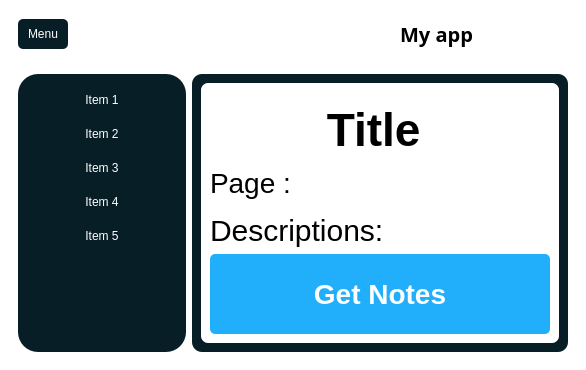
<?xml version="1.0" encoding="UTF-8"?>
<ui version="4.0">
 <class>MainWindow</class>
 <widget class="QMainWindow" name="MainWindow">
  <property name="geometry">
   <rect>
    <x>0</x>
    <y>0</y>
    <width>586</width>
    <height>370</height>
   </rect>
  </property>
  <property name="windowTitle">
   <string>MainWindow</string>
  </property>
  <property name="styleSheet">
   <string notr="true"/>
  </property>
  <widget class="QWidget" name="centralwidget">
   <property name="styleSheet">
    <string notr="true">* {
  border: none;
  background-color: transparent;
  color: #FFF; /* Specify a default color */
}

#centralwidget {
  background-color: white
;
}

#side_menu {
  background-color: #071e26;
  border-radius: 20px;
}

QPushButton {
  padding: 10px;
  background-color: #071e26;
  border-radius: 5px;
}

#main_body {
  background-color: #071e26;
  border-radius: 10px;
}
</string>
   </property>
   <layout class="QVBoxLayout" name="verticalLayout">
    <item alignment="Qt::AlignTop">
     <widget class="QFrame" name="header">
      <property name="minimumSize">
       <size>
        <width>0</width>
        <height>50</height>
       </size>
      </property>
      <property name="frameShape">
       <enum>QFrame::StyledPanel</enum>
      </property>
      <property name="frameShadow">
       <enum>QFrame::Raised</enum>
      </property>
      <layout class="QHBoxLayout" name="horizontalLayout_2">
       <property name="leftMargin">
        <number>0</number>
       </property>
       <property name="topMargin">
        <number>0</number>
       </property>
       <property name="rightMargin">
        <number>0</number>
       </property>
       <property name="bottomMargin">
        <number>0</number>
       </property>
       <item alignment="Qt::AlignLeft">
        <widget class="QFrame" name="frame">
         <property name="frameShape">
          <enum>QFrame::StyledPanel</enum>
         </property>
         <property name="frameShadow">
          <enum>QFrame::Raised</enum>
         </property>
         <layout class="QHBoxLayout" name="horizontalLayout_3">
          <item>
           <widget class="QPushButton" name="pushButton">
            <property name="minimumSize">
             <size>
              <width>0</width>
              <height>30</height>
             </size>
            </property>
            <property name="maximumSize">
             <size>
              <width>16777215</width>
              <height>30</height>
             </size>
            </property>
            <property name="text">
             <string>Menu</string>
            </property>
            <property name="icon">
             <iconset resource="icons.qrc">
              <normaloff>:/icons/icons_folder/align-justify.svg</normaloff>:/icons/icons_folder/align-justify.svg</iconset>
            </property>
            <property name="iconSize">
             <size>
              <width>24</width>
              <height>24</height>
             </size>
            </property>
           </widget>
          </item>
         </layout>
        </widget>
       </item>
       <item>
        <widget class="QFrame" name="frame_3">
         <property name="frameShape">
          <enum>QFrame::StyledPanel</enum>
         </property>
         <property name="frameShadow">
          <enum>QFrame::Raised</enum>
         </property>
         <layout class="QVBoxLayout" name="verticalLayout_4">
          <item>
           <widget class="QLabel" name="label">
            <property name="font">
             <font>
              <family>Arial Black</family>
              <pointsize>15</pointsize>
              <weight>75</weight>
              <italic>false</italic>
              <bold>true</bold>
              <strikeout>false</strikeout>
             </font>
            </property>
            <property name="styleSheet">
             <string notr="true">color: black;</string>
            </property>
            <property name="text">
             <string>My app</string>
            </property>
            <property name="alignment">
             <set>Qt::AlignCenter</set>
            </property>
           </widget>
          </item>
         </layout>
        </widget>
       </item>
      </layout>
     </widget>
    </item>
    <item>
     <widget class="QFrame" name="frame_2">
      <property name="sizePolicy">
       <sizepolicy hsizetype="Preferred" vsizetype="Expanding">
        <horstretch>0</horstretch>
        <verstretch>0</verstretch>
       </sizepolicy>
      </property>
      <property name="frameShape">
       <enum>QFrame::StyledPanel</enum>
      </property>
      <property name="frameShadow">
       <enum>QFrame::Raised</enum>
      </property>
      <layout class="QHBoxLayout" name="horizontalLayout">
       <item>
        <widget class="QWidget" name="side_menu" native="true">
         <layout class="QVBoxLayout" name="verticalLayout_2">
          <item alignment="Qt::AlignTop">
           <widget class="QFrame" name="frame_4">
            <property name="minimumSize">
             <size>
              <width>150</width>
              <height>0</height>
             </size>
            </property>
            <property name="maximumSize">
             <size>
              <width>150</width>
              <height>16777215</height>
             </size>
            </property>
            <property name="frameShape">
             <enum>QFrame::StyledPanel</enum>
            </property>
            <property name="frameShadow">
             <enum>QFrame::Raised</enum>
            </property>
            <layout class="QVBoxLayout" name="verticalLayout_3">
             <property name="spacing">
              <number>0</number>
             </property>
             <property name="leftMargin">
              <number>0</number>
             </property>
             <property name="topMargin">
              <number>0</number>
             </property>
             <property name="rightMargin">
              <number>0</number>
             </property>
             <property name="bottomMargin">
              <number>0</number>
             </property>
             <item>
              <widget class="QPushButton" name="pushButton_2">
               <property name="styleSheet">
                <string notr="true"/>
               </property>
               <property name="text">
                <string>Item 1</string>
               </property>
               <property name="icon">
                <iconset>
                 <normaloff>:/icons/New folder/airplay.svg</normaloff>:/icons/New folder/airplay.svg</iconset>
               </property>
              </widget>
             </item>
             <item>
              <widget class="QPushButton" name="pushButton_3">
               <property name="text">
                <string>Item 2</string>
               </property>
               <property name="icon">
                <iconset>
                 <normaloff>:/icons/New folder/award.svg</normaloff>:/icons/New folder/award.svg</iconset>
               </property>
              </widget>
             </item>
             <item>
              <widget class="QPushButton" name="pushButton_4">
               <property name="text">
                <string>Item 3</string>
               </property>
               <property name="icon">
                <iconset>
                 <normaloff>:/icons/New folder/coffee.svg</normaloff>:/icons/New folder/coffee.svg</iconset>
               </property>
              </widget>
             </item>
             <item>
              <widget class="QPushButton" name="pushButton_5">
               <property name="text">
                <string>Item 4</string>
               </property>
               <property name="icon">
                <iconset>
                 <normaloff>:/icons/New folder/music.svg</normaloff>:/icons/New folder/music.svg</iconset>
               </property>
              </widget>
             </item>
             <item>
              <widget class="QPushButton" name="pushButton_6">
               <property name="text">
                <string>Item 5</string>
               </property>
               <property name="icon">
                <iconset>
                 <normaloff>:/icons/New folder/wifi.svg</normaloff>:/icons/New folder/wifi.svg</iconset>
               </property>
              </widget>
             </item>
            </layout>
           </widget>
          </item>
         </layout>
        </widget>
       </item>
       <item>
        <widget class="QFrame" name="main_body">
         <property name="sizePolicy">
          <sizepolicy hsizetype="Expanding" vsizetype="Preferred">
           <horstretch>0</horstretch>
           <verstretch>0</verstretch>
          </sizepolicy>
         </property>
         <property name="frameShape">
          <enum>QFrame::StyledPanel</enum>
         </property>
         <property name="frameShadow">
          <enum>QFrame::Raised</enum>
         </property>
         <layout class="QVBoxLayout" name="verticalLayout_5">
          <item>
           <widget class="QFrame" name="frame_5">
            <property name="styleSheet">
             <string notr="true">background-color: rgb(255, 255, 255);
border-radius:7px;</string>
            </property>
            <property name="frameShape">
             <enum>QFrame::StyledPanel</enum>
            </property>
            <property name="frameShadow">
             <enum>QFrame::Raised</enum>
            </property>
            <layout class="QGridLayout" name="gridLayout">
             <item row="0" column="0">
              <layout class="QVBoxLayout" name="verticalLayout_6">
               <property name="spacing">
                <number>0</number>
               </property>
               <item>
                <widget class="QLabel" name="label_2">
                 <property name="styleSheet">
                  <string notr="true">color: rgb(0, 0, 0);
font-family: 'Istok Web'; 
font-size:46px;	
font-weight:600;
</string>
                 </property>
                 <property name="text">
                  <string>Title </string>
                 </property>
                 <property name="alignment">
                  <set>Qt::AlignCenter</set>
                 </property>
                </widget>
               </item>
               <item>
                <widget class="QLabel" name="label_3">
                 <property name="maximumSize">
                  <size>
                   <width>16777215</width>
                   <height>40</height>
                  </size>
                 </property>
                 <property name="styleSheet">
                  <string notr="true">color: rgb(0, 0, 0);
font-family: 'Manrope';
font-size:28px;	
font-weight:400;
</string>
                 </property>
                 <property name="text">
                  <string>Page :</string>
                 </property>
                 <property name="alignment">
                  <set>Qt::AlignLeading|Qt::AlignLeft|Qt::AlignTop</set>
                 </property>
                </widget>
               </item>
              </layout>
             </item>
             <item row="1" column="0">
              <layout class="QVBoxLayout" name="verticalLayout_7">
               <item>
                <widget class="QLabel" name="label_4">
                 <property name="styleSheet">
                  <string notr="true">color: rgb(0, 0, 0);
font-family: 'Istok Web'; 
font-size:30px;	
font-weight:200;
</string>
                 </property>
                 <property name="text">
                  <string>Descriptions:</string>
                 </property>
                </widget>
               </item>
               <item>
                <widget class="QPushButton" name="pushButton_7">
                 <property name="minimumSize">
                  <size>
                   <width>0</width>
                   <height>80</height>
                  </size>
                 </property>
                 <property name="cursor">
                  <cursorShape>PointingHandCursor</cursorShape>
                 </property>
                 <property name="styleSheet">
                  <string notr="true">color: rgb(255, 255, 255);
font-family: 'Istok Web'; 
font-size:28px;
font-weight:600;
background-color: rgb(33, 175, 252);
border-radius:5px;</string>
                 </property>
                 <property name="text">
                  <string>Get Notes</string>
                 </property>
                </widget>
               </item>
              </layout>
             </item>
            </layout>
           </widget>
          </item>
         </layout>
        </widget>
       </item>
      </layout>
      <zorder>main_body</zorder>
      <zorder>side_menu</zorder>
     </widget>
    </item>
   </layout>
  </widget>
 </widget>
 <resources>
  <include location="icons.qrc"/>
 </resources>
 <connections/>
</ui>
